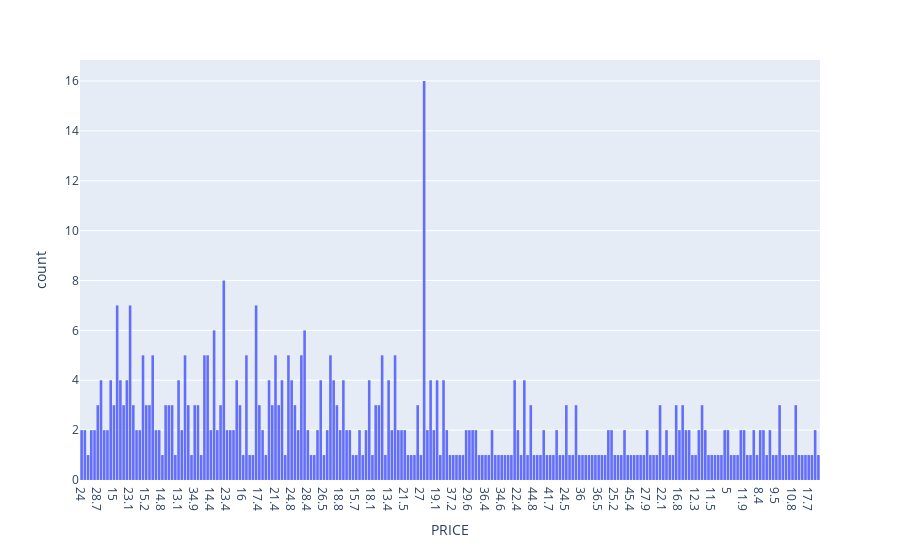

Notebook code for this chart:
### Code cell
import plotly.express as px

fig = px.histogram(boston_pd, x="PRICE")
fig.show()

### Figure 1 — Plotly figure (JSON) as saved in the notebook; plotly's stock layout.template omitted (floating-point values rounded to 4 significant figures; data arrays with more than 128 entries replaced by an {"elided": "..."} marker saying what was removed)
{"data": [{"alignmentgroup": "True", "bingroup": "x", "hovertemplate": "PRICE=%{x}<br>count=%{y}<extra></extra>", "legendgroup": "", "marker": {"color": "#636efa", "pattern": {"shape": ""}}, "name": "", "offsetgroup": "", "orientation": "v", "showlegend": false, "type": "histogram", "x": {"elided": "506 str values"}, "xaxis": "x", "yaxis": "y"}], "layout": {"barmode": "relative", "legend": {"tracegroupgap": 0}, "margin": {"t": 60}, "xaxis": {"anchor": "y", "domain": [0, 1], "title": {"text": "PRICE"}}, "yaxis": {"anchor": "x", "domain": [0, 1], "title": {"text": "count"}}}}
